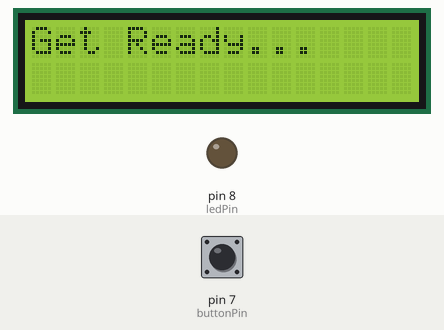
This sketch was run on a simulated Arduino Uno, built with avr-gcc and run on an emulated ATmega328P. Shown: 16×2 character LCD, output pins drawn as LEDs (lit = HIGH). The test bench sets the inputs (shaded band); at power-on: pin 7 (buttonPin) HIGH. Random numbers use the default seed unless the sketch sets one.

Above: at 3.2 s.
3.3 s: pin 7 (buttonPin) pulled LOW for 3.2 s
At 6.5 s:
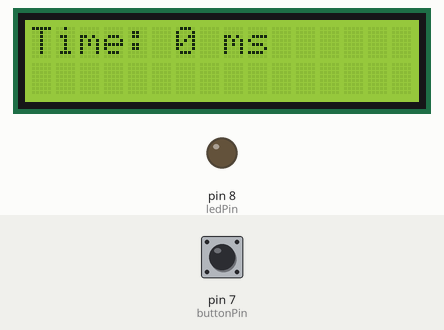
12.5 s: pin 7 (buttonPin) pulled LOW for 0.15 s
At 19.4 s:
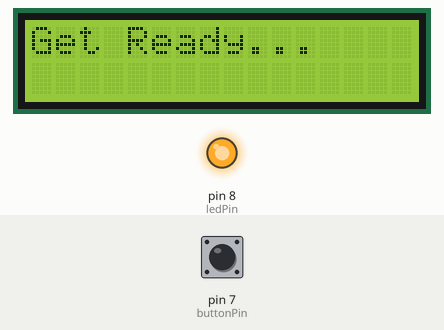
Timing chart, 0 to 20.9 s (numbered marks = the images above; inputs shaded):
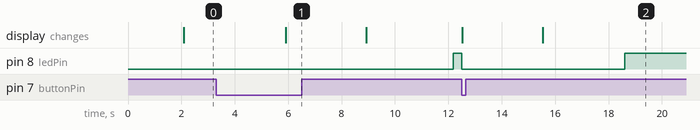

The sketch:

ReactionTimeGameArduino.ino
```cpp
#include <Wire.h>
#include <LiquidCrystal_I2C.h>

LiquidCrystal_I2C lcd(0x27, 16, 2);
const int ledPin = 8;
const int buttonPin = 7;

unsigned long startTime;
unsigned long reactionTime;

void setup() {
  lcd.init();
  lcd.backlight();
  pinMode(ledPin, OUTPUT);
  pinMode(buttonPin, INPUT_PULLUP);
  lcd.setCursor(0, 0);
  lcd.print("Reaction Game");
  delay(2000);
}

void loop() {
  lcd.clear();
  lcd.print("Get Ready...");
  delay(random(2000, 5000)); // Random delay before LED lights up

  digitalWrite(ledPin, HIGH);
  startTime = millis();

  while (digitalRead(buttonPin) == HIGH) {
    // Wait for button press
  }

  digitalWrite(ledPin, LOW);
  reactionTime = millis() - startTime;

  lcd.clear();
  lcd.print("Time: ");
  lcd.print(reactionTime);
  lcd.print(" ms");

  delay(3000); // Display result for 3 seconds
}
```

Measured:
- after the input at 3.3 s, the display: changes after 2.6 s (image 1)
- after the input at 12.5 s, pin 8 (ledPin): HIGH → LOW at once, → HIGH 6.1 s later; the display: first changes at once (image 2 shows a later state)
